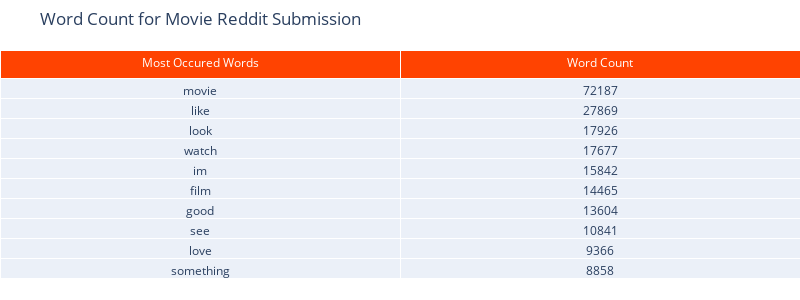

The notebook cell saved with this chart:
### Markdown cell above
### Finding the most used words in the data for Movie and Anime Subreddits

### Code cell
# The data
data = {'word': ['movie', 'like', 'look', 'watch', 'im', 'film', 'good', 'see', 'love', 'something'],
        'count': [72187, 27869, 17926, 17677, 15842, 14465, 13604, 10841, 9366, 8858]}

df = pd.DataFrame(data)

# Create a Plotly table
fig = go.Figure(data=[go.Table(
    header=dict(values=['Most Occured Words', 'Word Count'],
                fill_color='#FF4301',
                font=dict(color='white', size=12)),
    cells=dict(values=[df['word'], df['count']])
)])

# Update layout
fig.update_layout(
    title='Word Count for Movie Reddit Submission',
    margin=dict(l=0, r=0, t=50, b=0),
    paper_bgcolor="White",
    width=800, 
    height=300 
)

fig.write_html(f"../../data/plots/word_count_table_movie.html")

# Show the figure
fig.show()

### Figure 1 — Plotly figure (JSON) as saved in the notebook; plotly's stock layout.template omitted (floating-point values rounded to 4 significant figures)
{"data": [{"cells": {"values": [["movie", "like", "look", "watch", "im", "film", "good", "see", "love", "something"], [72187, 27869, 17926, 17677, 15842, 14465, 13604, 10841, 9366, 8858]]}, "header": {"fill": {"color": "#FF4301"}, "font": {"color": "white", "size": 12}, "values": ["Most Occured Words", "Word Count"]}, "type": "table"}], "layout": {"height": 300, "margin": {"b": 0, "l": 0, "r": 0, "t": 50}, "paper_bgcolor": "White", "title": {"text": "Word Count for Movie Reddit Submission"}, "width": 800}}
